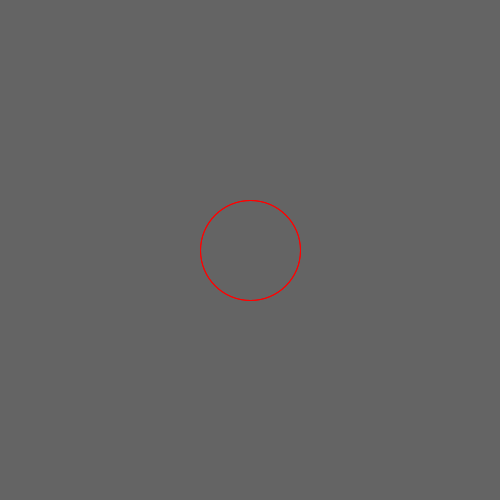
Frame 1 (no input)
Frame 60 (the mouse pressed at the canvas centre just before this capture): identical to frame 1, image omitted
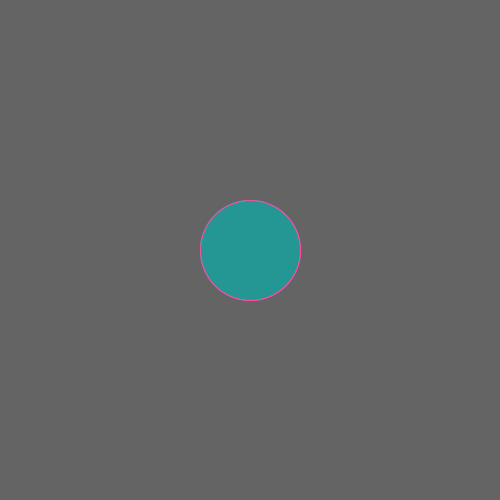
Frame 120 (the mouse held since frame 60 and released just before this capture)

The Processing sketch that drew these frames (run headless with seeded random() and noise(); from frame 60 on, the mouse is pressed at the canvas centre):

// Processing sketch: w01_07_buttons_buttonObject
// ── w01_07_buttons_buttonObject.pde
// IMA NYU Shanghai
// Kinetic Interfaces
// MOQN
// Aug 31 2016


class Button {
  float posX = width/2;
  float posY = height/2;
  float size = 100;

  void update() {
    size = sin(frameCount*0.02)*60 + 90;
  }
  void checkDistance() {
    float distance = dist(posX, posY, mouseX, mouseY);
    if ( distance < size/2) { // radious
      if (mousePressed) {
        fill(random(255), random(255), random(255));
        stroke(random(255), random(255), random(255));
      } else {
        fill(255, 0, 0);
      }
    } else {
      noFill();
    }
  }
  void display() {
    ellipse(posX, posY, size, size);
  }
}

Button btn1;
Button btn2;
// let's talk about Array and ArrayList later.


void setup() {
  size(500, 500);
  stroke(255, 0, 0);
  noFill();
  
  btn1 = new Button();
  btn2 = new Button();
}


void draw() {
  background(100);
  
  btn1.checkDistance();
  btn2.checkDistance();
  btn1.display();
  btn2.display();
  
  // now the buttons are at the same place which is the center. How to move them individually?
  // Let's talk during the class!
}
